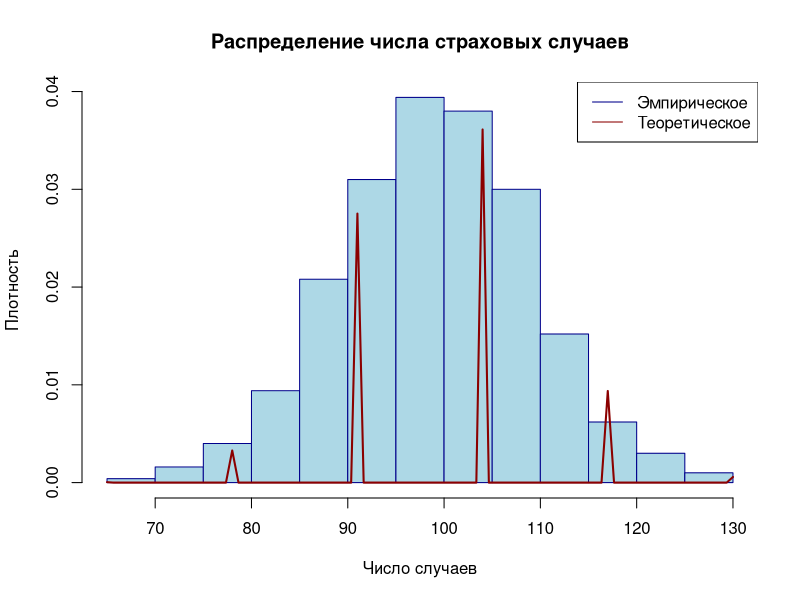
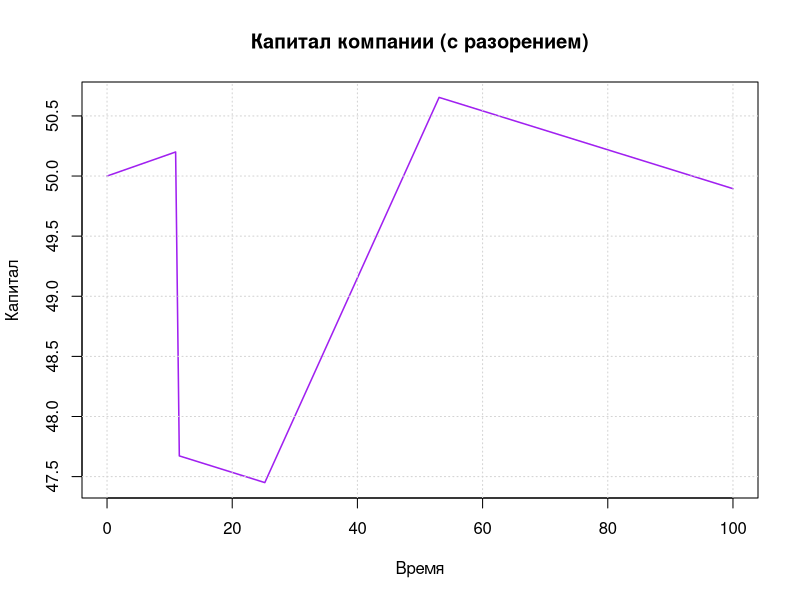
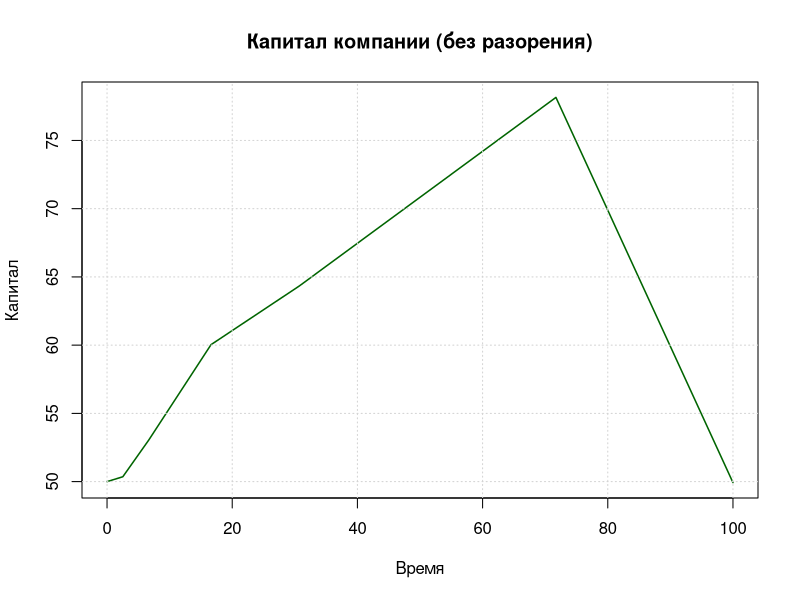

The R script that drew these images, in order:
# Установка начального значения генератора случайных чисел
set.seed(123)

# Функция для моделирования процесса капитала страховой компании
simulate_capital_process <- function(initial_capital, premium_rate, claim_rate, claim_mean, max_time) {
  # Инициализация переменных
  capital <- initial_capital
  times <- c(0)
  capital_path <- c(initial_capital)
  
  # Моделирование процесса
  while (TRUE) {
    # Генерация времени до следующего страхового случая
    interclaim_time <- rexp(1, rate = claim_rate)
    current_time <- sum(times) + interclaim_time
    
    # Проверка выхода за максимальное время
    if (current_time > max_time) {
      capital <- capital + premium_rate * (max_time - sum(times))
      times <- c(times, max_time)
      capital_path <- c(capital_path, capital)
      break
    }
    
    # Генерация размера выплаты
    claim_size <- rexp(1, rate = 1 / claim_mean)
    capital <- capital + premium_rate * interclaim_time - claim_size
    times <- c(times, current_time)
    capital_path <- c(capital_path, capital)
    
    # Проверка разорения
    if (capital < 0) break
  }
  
  list(times = times, capital = capital_path)
}

# Функция для оценки вероятности разорения
estimate_ruin_probability <- function(initial_capital, premium_rate, claim_rate, claim_mean, max_time, num_sim) {
  # Проверка разорения в одной симуляции
  check_ruin_once <- function() {
    result <- simulate_capital_process(initial_capital, premium_rate, claim_rate, claim_mean, max_time)
    any(result$capital < 0)
  }
  
  # Проведение симуляций
  ruin_outcomes <- replicate(num_sim, check_ruin_once())
  mean(ruin_outcomes)
}

# Задание 1: Моделирование количества страховых случаев
claim_freq <- 2  # Средняя частота страховых случаев
time_period <- 50  # Период времени
num_simulations <- 1000

# Генерация количества страховых случаев
claim_counts <- rpois(num_simulations, claim_freq * time_period)

# Построение гистограммы и теоретического распределения
hist(claim_counts, breaks = 20, probability = TRUE, 
     main = "Распределение числа страховых случаев", 
     xlab = "Число случаев", ylab = "Плотность", 
     col = "lightblue", border = "darkblue")
curve(dpois(x, claim_freq * time_period), add = TRUE, col = "darkred", lwd = 2)
legend("topright", legend = c("Эмпирическое", "Теоретическое"), 
       col = c("darkblue", "darkred"), lty = c(1, 1))

# Задание 2: Моделирование процесса капитала
initial_capital <- 50  # Начальный капитал
premium_rate <- 1      # Доход от премий за единицу времени
claim_rate <- 0.3     # Интенсивность страховых случаев
claim_mean <- 3       # Средний размер выплаты
max_time <- 100       # Максимальное время

# Симуляция с разорением
result_ruin <- simulate_capital_process(initial_capital, premium_rate, claim_rate, claim_mean, max_time)
plot(result_ruin$times, result_ruin$capital, type = "l", col = "purple", 
     main = "Капитал компании (с разорением)", 
     xlab = "Время", ylab = "Капитал", lwd = 1.5)
grid()

# Симуляция без разорения
result_no_ruin <- simulate_capital_process(initial_capital, premium_rate, 0.1, claim_mean, max_time)
plot(result_no_ruin$times, result_no_ruin$capital, type = "l", col = "darkgreen", 
     main = "Капитал компании (без разорения)", 
     xlab = "Время", ylab = "Капитал", lwd = 1.5)
grid()

# Задание 3: Оценка вероятности разорения
initial_capital <- 100  # Начальный капитал
num_simulations <- 1000
max_time <- 1000

# Вычисление выборочной вероятности разорения
ruin_prob <- estimate_ruin_probability(initial_capital, premium_rate, claim_rate, claim_mean, max_time, num_simulations)
cat("Оценочная вероятность разорения:", ruin_prob, "\n")

# Вычисление теоретической вероятности разорения (условие Лундберга)
safety_loading <- premium_rate / (claim_rate * claim_mean) - 1
theoretical_ruin_prob <- exp(-initial_capital * (safety_loading / (1 + safety_loading)) / claim_mean)
cat("Теоретическая вероятность разорения:", theoretical_ruin_prob, "\n")
